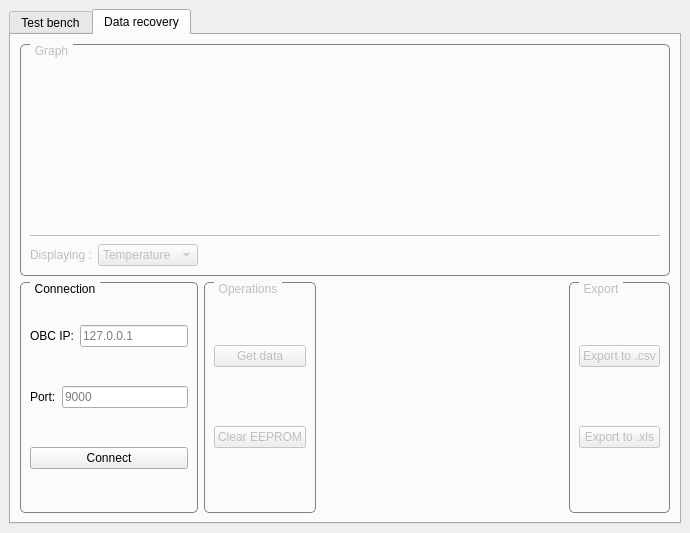
<?xml version="1.0" encoding="UTF-8"?>
<ui version="4.0">
 <class>MainWindow</class>
 <widget class="QMainWindow" name="MainWindow">
  <property name="geometry">
   <rect>
    <x>0</x>
    <y>0</y>
    <width>690</width>
    <height>533</height>
   </rect>
  </property>
  <property name="windowTitle">
   <string>MORE 2</string>
  </property>
  <property name="styleSheet">
   <string notr="true">QGroupBox {
    border: 1px solid gray;
    border-radius: 5px;
    margin-top: 0.5em;
}

QGroupBox::title {
    subcontrol-origin: margin;
    left: 10px;
    padding: 0 3px 0 3px;
}

</string>
  </property>
  <property name="tabShape">
   <enum>QTabWidget::Rounded</enum>
  </property>
  <widget class="QWidget" name="centralwidget">
   <layout class="QVBoxLayout" name="verticalLayout">
    <item>
     <widget class="QTabWidget" name="tabWidget">
      <property name="sizePolicy">
       <sizepolicy hsizetype="Preferred" vsizetype="Expanding">
        <horstretch>0</horstretch>
        <verstretch>0</verstretch>
       </sizepolicy>
      </property>
      <property name="tabPosition">
       <enum>QTabWidget::North</enum>
      </property>
      <property name="currentIndex">
       <number>1</number>
      </property>
      <widget class="QWidget" name="tab_test">
       <attribute name="title">
        <string>Test bench</string>
       </attribute>
       <layout class="QGridLayout" name="gridLayout">
        <item row="0" column="0" rowspan="2">
         <layout class="QVBoxLayout" name="verticalLayout_7"/>
        </item>
        <item row="0" column="1">
         <widget class="QGroupBox" name="configure_box">
          <property name="title">
           <string>Settings</string>
          </property>
          <layout class="QVBoxLayout" name="verticalLayout_6">
           <item>
            <layout class="QHBoxLayout" name="configure_toolbox_layout">
             <property name="spacing">
              <number>6</number>
             </property>
             <property name="sizeConstraint">
              <enum>QLayout::SetDefaultConstraint</enum>
             </property>
             <item>
              <widget class="QComboBox" name="bus_combobox">
               <property name="sizePolicy">
                <sizepolicy hsizetype="Preferred" vsizetype="Fixed">
                 <horstretch>0</horstretch>
                 <verstretch>0</verstretch>
                </sizepolicy>
               </property>
              </widget>
             </item>
             <item>
              <spacer name="horizontalSpacer">
               <property name="orientation">
                <enum>Qt::Horizontal</enum>
               </property>
               <property name="sizeHint" stdset="0">
                <size>
                 <width>40</width>
                 <height>20</height>
                </size>
               </property>
              </spacer>
             </item>
            </layout>
           </item>
           <item>
            <widget class="QStackedWidget" name="configure_stackedwidget">
             <property name="currentIndex">
              <number>-1</number>
             </property>
            </widget>
           </item>
          </layout>
         </widget>
        </item>
        <item row="1" column="1">
         <layout class="QHBoxLayout" name="horizontalLayout">
          <item>
           <widget class="QPushButton" name="load_button">
            <property name="text">
             <string>Load</string>
            </property>
           </widget>
          </item>
          <item>
           <widget class="QPushButton" name="save_button">
            <property name="text">
             <string>Save</string>
            </property>
           </widget>
          </item>
          <item>
           <spacer name="horizontalSpacer_2">
            <property name="orientation">
             <enum>Qt::Horizontal</enum>
            </property>
            <property name="sizeHint" stdset="0">
             <size>
              <width>40</width>
              <height>20</height>
             </size>
            </property>
           </spacer>
          </item>
          <item>
           <widget class="QPushButton" name="start_button">
            <property name="text">
             <string>Start test</string>
            </property>
           </widget>
          </item>
         </layout>
        </item>
       </layout>
      </widget>
      <widget class="QWidget" name="tab_data">
       <attribute name="title">
        <string>Data recovery</string>
       </attribute>
       <layout class="QVBoxLayout" name="verticalLayout_9">
        <item>
         <widget class="QGroupBox" name="groupBox">
          <property name="enabled">
           <bool>false</bool>
          </property>
          <property name="title">
           <string>Graph</string>
          </property>
          <layout class="QVBoxLayout" name="verticalLayout_3">
           <item>
            <widget class="MplCanvas" name="plotCanvas" native="true">
             <property name="sizePolicy">
              <sizepolicy hsizetype="Preferred" vsizetype="Preferred">
               <horstretch>0</horstretch>
               <verstretch>0</verstretch>
              </sizepolicy>
             </property>
            </widget>
           </item>
           <item>
            <widget class="Line" name="line">
             <property name="orientation">
              <enum>Qt::Horizontal</enum>
             </property>
            </widget>
           </item>
           <item>
            <layout class="QHBoxLayout" name="horizontalLayout_2">
             <item>
              <widget class="QLabel" name="label">
               <property name="text">
                <string>Displaying :</string>
               </property>
              </widget>
             </item>
             <item>
              <widget class="QComboBox" name="data_combo">
               <property name="frame">
                <bool>true</bool>
               </property>
               <item>
                <property name="text">
                 <string>Temperature</string>
                </property>
               </item>
               <item>
                <property name="text">
                 <string>Pressure</string>
                </property>
               </item>
               <item>
                <property name="text">
                 <string>Acceleration</string>
                </property>
               </item>
               <item>
                <property name="text">
                 <string>Payload</string>
                </property>
               </item>
              </widget>
             </item>
             <item>
              <spacer name="horizontalSpacer_3">
               <property name="orientation">
                <enum>Qt::Horizontal</enum>
               </property>
               <property name="sizeHint" stdset="0">
                <size>
                 <width>40</width>
                 <height>20</height>
                </size>
               </property>
              </spacer>
             </item>
            </layout>
           </item>
          </layout>
         </widget>
        </item>
        <item>
         <layout class="QHBoxLayout" name="toolbar_layout">
          <item>
           <widget class="QGroupBox" name="connection_box">
            <property name="sizePolicy">
             <sizepolicy hsizetype="Fixed" vsizetype="Preferred">
              <horstretch>0</horstretch>
              <verstretch>0</verstretch>
             </sizepolicy>
            </property>
            <property name="styleSheet">
             <string notr="true"/>
            </property>
            <property name="title">
             <string>Connection</string>
            </property>
            <property name="flat">
             <bool>false</bool>
            </property>
            <layout class="QVBoxLayout" name="verticalLayout_4">
             <item>
              <layout class="QHBoxLayout" name="obc_ip_layout">
               <item>
                <widget class="QLabel" name="obc_ip_label">
                 <property name="text">
                  <string>OBC IP:</string>
                 </property>
                </widget>
               </item>
               <item>
                <widget class="QLineEdit" name="obc_ip_line_edit">
                 <property name="text">
                  <string/>
                 </property>
                 <property name="placeholderText">
                  <string>127.0.0.1</string>
                 </property>
                </widget>
               </item>
              </layout>
             </item>
             <item>
              <layout class="QHBoxLayout" name="obc_port_layout">
               <item>
                <widget class="QLabel" name="obc_port_label">
                 <property name="text">
                  <string>Port:</string>
                 </property>
                </widget>
               </item>
               <item>
                <widget class="QLineEdit" name="obc_port_line_edit">
                 <property name="text">
                  <string/>
                 </property>
                 <property name="placeholderText">
                  <string>9000</string>
                 </property>
                </widget>
               </item>
              </layout>
             </item>
             <item>
              <layout class="QHBoxLayout" name="obc_action_layout">
               <item>
                <widget class="QPushButton" name="connection_button">
                 <property name="text">
                  <string>Connect</string>
                 </property>
                </widget>
               </item>
              </layout>
             </item>
            </layout>
           </widget>
          </item>
          <item>
           <widget class="QGroupBox" name="operations_box">
            <property name="enabled">
             <bool>false</bool>
            </property>
            <property name="title">
             <string>Operations</string>
            </property>
            <property name="flat">
             <bool>false</bool>
            </property>
            <property name="checkable">
             <bool>false</bool>
            </property>
            <layout class="QVBoxLayout" name="verticalLayout_5">
             <item>
              <widget class="QPushButton" name="get_data_button">
               <property name="text">
                <string>Get data</string>
               </property>
              </widget>
             </item>
             <item>
              <widget class="QPushButton" name="clear_button">
               <property name="text">
                <string>Clear EEPROM</string>
               </property>
              </widget>
             </item>
            </layout>
           </widget>
          </item>
          <item>
           <spacer name="horizontal_spacer_2">
            <property name="orientation">
             <enum>Qt::Horizontal</enum>
            </property>
            <property name="sizeHint" stdset="0">
             <size>
              <width>40</width>
              <height>20</height>
             </size>
            </property>
           </spacer>
          </item>
          <item>
           <widget class="QGroupBox" name="export_box">
            <property name="enabled">
             <bool>false</bool>
            </property>
            <property name="title">
             <string>Export</string>
            </property>
            <layout class="QVBoxLayout" name="verticalLayout_2">
             <item>
              <widget class="QPushButton" name="export_csv_button">
               <property name="text">
                <string>Export to .csv</string>
               </property>
              </widget>
             </item>
             <item>
              <widget class="QPushButton" name="export_xls_button">
               <property name="text">
                <string>Export to .xls</string>
               </property>
              </widget>
             </item>
            </layout>
           </widget>
          </item>
         </layout>
        </item>
       </layout>
      </widget>
     </widget>
    </item>
   </layout>
  </widget>
 </widget>
 <customwidgets>
  <customwidget>
   <class>MplCanvas</class>
   <extends>QWidget</extends>
   <header>widgets.h</header>
   <container>1</container>
  </customwidget>
 </customwidgets>
 <resources/>
 <connections>
  <connection>
   <sender>bus_combobox</sender>
   <signal>currentIndexChanged(int)</signal>
   <receiver>configure_stackedwidget</receiver>
   <slot>setCurrentIndex(int)</slot>
   <hints>
    <hint type="sourcelabel">
     <x>178</x>
     <y>86</y>
    </hint>
    <hint type="destinationlabel">
     <x>326</x>
     <y>269</y>
    </hint>
   </hints>
  </connection>
 </connections>
</ui>
